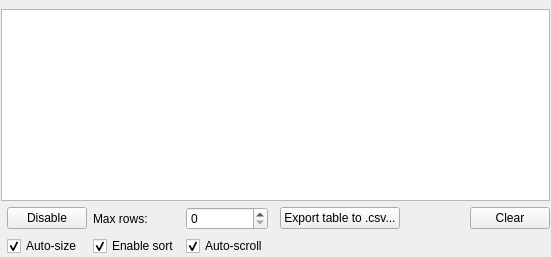
                 <widget class="QWidget" name="tabWidgetTableViewPage2">
                  <attribute name="title">
                   <string>Samples</string>
                  </attribute>
                  <layout class="QGridLayout" name="gridLayout_23">
                   <property name="leftMargin">
                    <number>1</number>
                   </property>
                   <property name="topMargin">
                    <number>9</number>
                   </property>
                   <property name="rightMargin">
                    <number>1</number>
                   </property>
                   <property name="bottomMargin">
                    <number>1</number>
                   </property>
                   <item row="2" column="1">
                    <widget class="QCheckBox" name="checkBoxAutoSizeColumnsLogTable">
                     <property name="enabled">
                      <bool>true</bool>
                     </property>
                     <property name="text">
                      <string>Auto-size</string>
                     </property>
                     <property name="checked">
                      <bool>true</bool>
                     </property>
                    </widget>
                   </item>
                   <item row="1" column="1">
                    <widget class="QPushButton" name="pushButtonEnableTableLog">
                     <property name="text">
                      <string>Disable</string>
                     </property>
                     <property name="checkable">
                      <bool>true</bool>
                     </property>
                     <property name="checked">
                      <bool>false</bool>
                     </property>
                    </widget>
                   </item>
                   <item row="1" column="2">
                    <widget class="QLabel" name="label_25">
                     <property name="text">
                      <string>Max rows:</string>
                     </property>
                    </widget>
                   </item>
                   <item row="1" column="3">
                    <widget class="QSpinBox" name="spinBoxMaxRowsLogTable">
                     <property name="maximum">
                      <number>10000</number>
                     </property>
                     <property name="singleStep">
                      <number>10</number>
                     </property>
                     <property name="value">
                      <number>0</number>
                     </property>
                    </widget>
                   </item>
                   <item row="1" column="10">
                    <widget class="QPushButton" name="pushButtonClearLogTable">
                     <property name="text">
                      <string>Clear</string>
                     </property>
                    </widget>
                   </item>
                   <item row="2" column="2">
                    <widget class="QCheckBox" name="checkBoxScrollLogEnableSorting">
                     <property name="text">
                      <string>Enable sort</string>
                     </property>
                     <property name="checked">
                      <bool>true</bool>
                     </property>
                    </widget>
                   </item>
                   <item row="0" column="0" colspan="11">
                    <widget class="QTableWidget" name="tableWidgetLogTable">
                     <property name="enabled">
                      <bool>true</bool>
                     </property>
                    </widget>
                   </item>
                   <item row="2" column="3">
                    <widget class="QCheckBox" name="checkBoxAutoScrollLogTable">
                     <property name="text">
                      <string>Auto-scroll</string>
                     </property>
                     <property name="checked">
                      <bool>true</bool>
                     </property>
                    </widget>
                   </item>
                   <item row="1" column="5">
                    <widget class="QPushButton" name="pushButtonExportLogTableToCSV">
                     <property name="text">
                      <string>Export table to .csv...</string>
                     </property>
                    </widget>
                   </item>
                   <item row="1" column="9">
                    <spacer name="horizontalSpacer_9">
                     <property name="orientation">
                      <enum>Qt::Horizontal</enum>
                     </property>
                     <property name="sizeHint" stdset="0">
                      <size>
                       <width>40</width>
                       <height>20</height>
                      </size>
                     </property>
                    </spacer>
                   </item>
                  </layout>
                 </widget>
